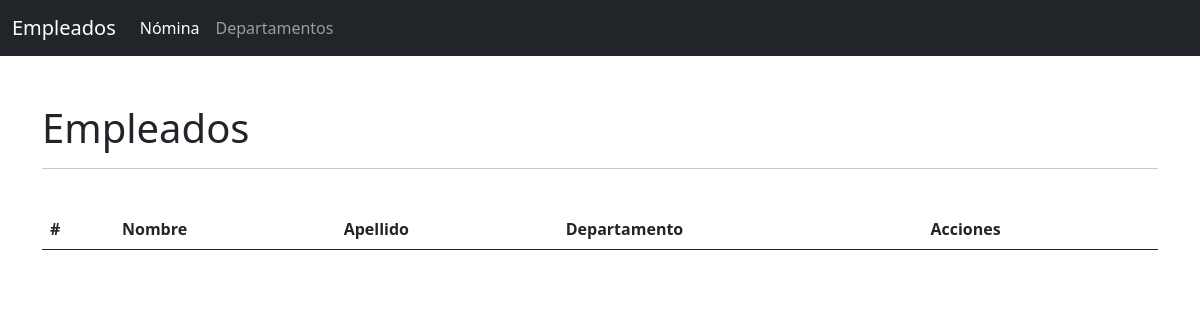
Page /listar-empleados-departamento/LEG on the earlier database version.
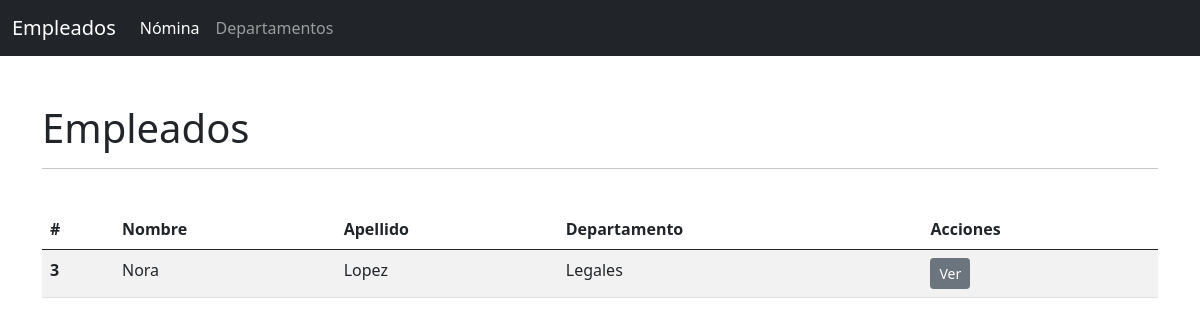
Same page on the later database version.
### applications/persona/models.py (models this page shows, shortened)
class Empleado(models.Model):
    JOB_CHOICES = (
        ('0', 'Contador'),
        ('1', 'Administrador'),
        ('2', 'Informatico'),
        ('3', 'Economista'),
        ('4', 'Otro'),
    )
    first_name = models.CharField('Nombre', max_length=100)
    last_name = models.CharField('Apellido', max_length=100)
    fecha_nacimiento = models.DateField('Nacimiento')
    job = models.CharField('Puesto', max_length=50, choices=JOB_CHOICES)
    departamento = models.ForeignKey(Departamento, on_delete=models.CASCADE)
    habilidades = models.ManyToManyField(Habilidades)
    resumen = RichTextField()
    avatar = models.ImageField(upload_to='empleado', blank=True, null=True)

### applications/departamento/models.py (models this page shows)
class Departamento(models.Model):
    name = models.CharField('Nombre', max_length=50)
    short_name = models.CharField('Nombre Corto', max_length=20, unique=True)
    habilitado = models.BooleanField('Habilitado', default=True)
    class Meta:
        verbose_name = "Departamanto"
        verbose_name_plural = "Departamentos"
        ordering = ['name']
        unique_together = ('name', 'short_name')
    def __str__(self):
        return self.name

### applications/persona/views.py (the view)
class ListEmpleadosByDepartamento(ListView):
    template_name = 'persona/list-by-departamento.html'
    paginate_by = 4
    ordering = 'first_name'
    context_object_name = 'empleados'
    def get_queryset(self):
        departamento = self.kwargs['short_name']
        lista = Empleado.objects.filter(departamento__short_name=departamento.upper())
        return lista

### templates/persona/list-by-departamento.html (shortened to what this page needs)
{% extends 'base.html' %}
{% block content %}
    {% include "includes/header.html" %}
    <div class="container">
        <div class="row mt-5">
            <div class="col-12">
                <h1 class="mb-3">Empleados</h1>
                <hr>
            </div>
        </div>
        <div class="row">
            <div class="col-12 table-responsive">
                <table class="table table-striped mt-4">
                <thead>
                    <tr>
                        <th scope="col">#</th>
                        <th scope="col">Nombre</th>
                        <th scope="col">Apellido</th>
                        <th scope="col">Departamento</th>
                        <th scope="col">Acciones</th>
                    </tr>
                </thead>
                <tbody>
                    {% for e in empleados %}
                        <tr>
                            <th scope="row">{{ e.id }}</th>
                            <td>{{ e.first_name }}</td>
                            <td>{{ e.last_name }}</td>
                            <td>{{ e.departamento }}</td>
                            <td><a href="{% url 'persona_app:empleado_detail' e.id %}" class="btn btn-sm btn-secondary">Ver</a></td>
                        </tr>
                    {% endfor %}
                </tbody>
            </table>
            </div>
        </div>
    </div>
{% endblock content %}

Differences in the rows shown:
added Empleado: id "3", first_name "Nora", last_name "Lopez", departamento "Legales"
